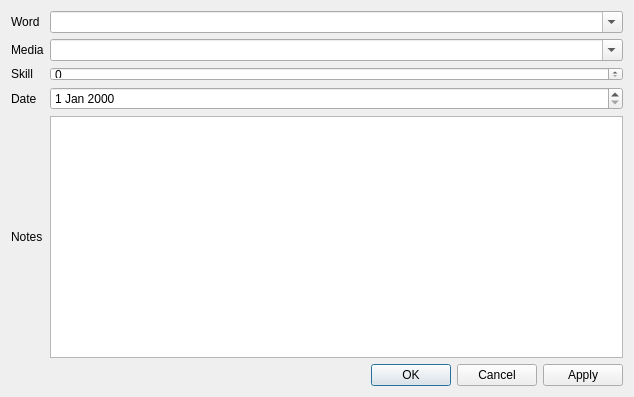
<?xml version="1.0" encoding="UTF-8"?>
<ui version="4.0">
 <class>Encounter</class>
 <widget class="QDialog" name="Encounter">
  <property name="geometry">
   <rect>
    <x>0</x>
    <y>0</y>
    <width>634</width>
    <height>397</height>
   </rect>
  </property>
  <property name="windowTitle">
   <string>Encounter</string>
  </property>
  <layout class="QVBoxLayout" name="verticalLayout">
   <item>
    <layout class="QGridLayout" name="gridLayout">
     <item row="0" column="0">
      <widget class="QLabel" name="label">
       <property name="text">
        <string>Word</string>
       </property>
      </widget>
     </item>
     <item row="1" column="3">
      <widget class="QComboBox" name="mediaCombo">
       <property name="editable">
        <bool>true</bool>
       </property>
      </widget>
     </item>
     <item row="3" column="3">
      <widget class="QDateEdit" name="encounterDate"/>
     </item>
     <item row="2" column="0">
      <widget class="QLabel" name="label_3">
       <property name="text">
        <string>Skill</string>
       </property>
      </widget>
     </item>
     <item row="4" column="3">
      <widget class="QTextEdit" name="notesText"/>
     </item>
     <item row="3" column="0">
      <widget class="QLabel" name="label_4">
       <property name="text">
        <string>Date</string>
       </property>
      </widget>
     </item>
     <item row="4" column="0">
      <widget class="QLabel" name="label_5">
       <property name="text">
        <string>Notes</string>
       </property>
      </widget>
     </item>
     <item row="1" column="0">
      <widget class="QLabel" name="label_2">
       <property name="text">
        <string>Media</string>
       </property>
      </widget>
     </item>
     <item row="0" column="3">
      <widget class="QComboBox" name="wordCombo">
       <property name="editable">
        <bool>true</bool>
       </property>
      </widget>
     </item>
     <item row="2" column="3">
      <widget class="QSpinBox" name="skillSpin">
       <property name="sizePolicy">
        <sizepolicy hsizetype="Minimum" vsizetype="Ignored">
         <horstretch>0</horstretch>
         <verstretch>0</verstretch>
        </sizepolicy>
       </property>
      </widget>
     </item>
    </layout>
   </item>
   <item>
    <widget class="QDialogButtonBox" name="buttonBox">
     <property name="orientation">
      <enum>Qt::Horizontal</enum>
     </property>
     <property name="standardButtons">
      <set>QDialogButtonBox::Apply|QDialogButtonBox::Cancel|QDialogButtonBox::Ok</set>
     </property>
    </widget>
   </item>
  </layout>
 </widget>
 <resources/>
 <connections>
  <connection>
   <sender>buttonBox</sender>
   <signal>accepted()</signal>
   <receiver>Encounter</receiver>
   <slot>accept()</slot>
   <hints>
    <hint type="sourcelabel">
     <x>248</x>
     <y>254</y>
    </hint>
    <hint type="destinationlabel">
     <x>157</x>
     <y>274</y>
    </hint>
   </hints>
  </connection>
  <connection>
   <sender>buttonBox</sender>
   <signal>rejected()</signal>
   <receiver>Encounter</receiver>
   <slot>reject()</slot>
   <hints>
    <hint type="sourcelabel">
     <x>316</x>
     <y>260</y>
    </hint>
    <hint type="destinationlabel">
     <x>286</x>
     <y>274</y>
    </hint>
   </hints>
  </connection>
 </connections>
</ui>
